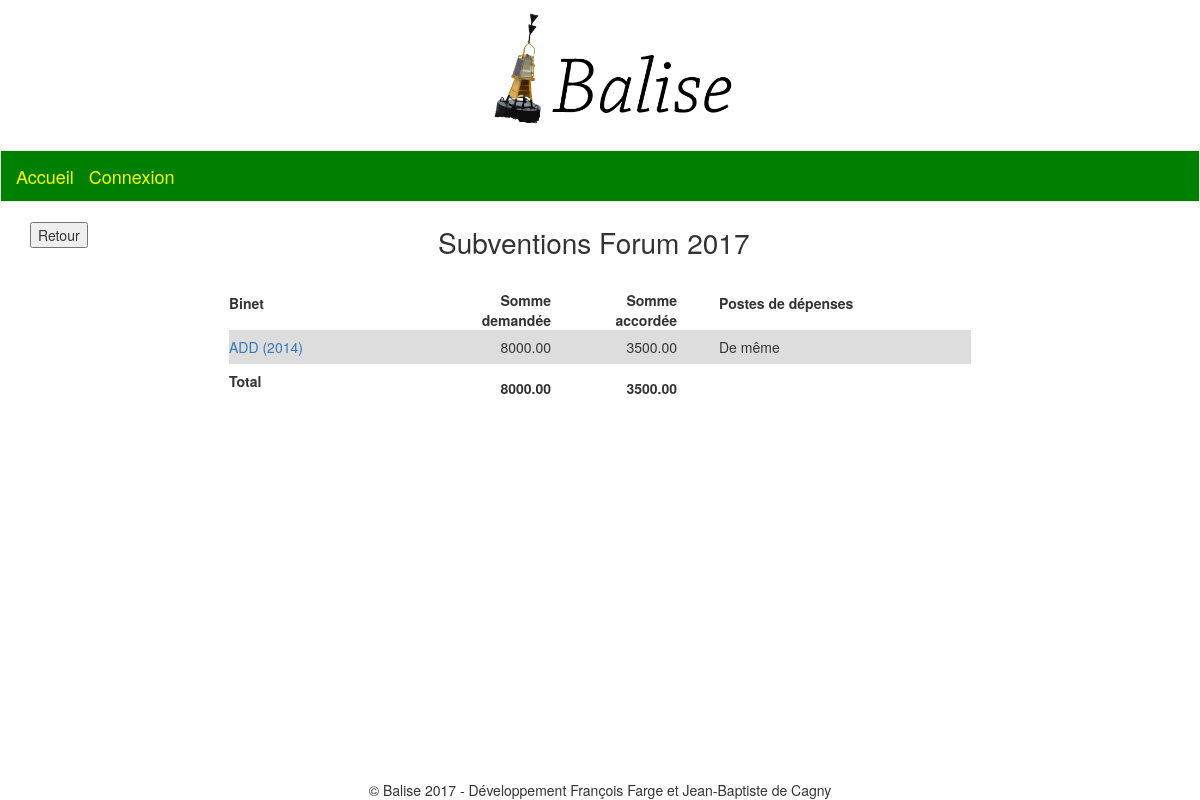
Page /subventions/vague/7 on the committed database.
### subventions/models.py (models this page shows, shortened)
class VagueSubventions(models.Model):
	type_subvention = models.ForeignKey(TypeSubvention)
	annee = models.CharField(max_length=4)
	class Meta:
		unique_together = ('type_subvention', 'annee')
		ordering = ('-annee',)
	def get_totals(self):
		subventions = Subvention.objects.filter(vague=self)
		total_demande, total_accorde = 0,0
		for subvention in subventions:
			total_demande += subvention.demande
			total_accorde += subvention.accorde
		return total_demande, total_accorde

class TypeSubvention(models.Model):
	nom = models.CharField(max_length=30)
	deblocable = models.BooleanField(default=True)
	class Meta:
		unique_together = ('nom',)
	def __str__(self):
		return self.nom

class Subvention(models.Model):
	vague = models.ForeignKey(VagueSubventions)
	mandat = models.ForeignKey('binets.Mandat')
	demande = models.DecimalField(null=True, blank=True,max_digits=9, decimal_places=2)
	accorde = models.DecimalField(null=True, blank=True,max_digits=9, decimal_places=2)
	postes = models.TextField()
	class Meta:
		unique_together = ('vague', 'mandat',)
		ordering = ('-vague', 'mandat',)

### binets/models.py (models this page shows, shortened)
class Mandat(models.Model):
	binet = models.ForeignKey('Binet')
	type_binet = models.ForeignKey('TypeBinet', verbose_name = "Type du binet")
	president = models.ForeignKey(User, related_name = "president")
	tresorier = models.ForeignKey(User, related_name = "tresorier")
	promotion = models.ForeignKey('accounts.Promotion', verbose_name = "Promo")
	description = models.TextField(blank=True, null = True) # facultatif
	remarques_admins = models.TextField(blank=True, null = True) # facultatif
	class Meta:
		unique_together = ('binet','promotion',)
		ordering = ('binet', 'promotion',)
	def __str__(self):
		return str(self.binet)+" ("+str(self.promotion)+")"

class Binet(models.Model):
	nom = models.CharField(max_length=100)
	description = models.TextField(blank=True, null = True) # facultatif
	type_binet = models.ForeignKey('TypeBinet', verbose_name = "Type du binet")
	remarques_admins = models.TextField(blank=True, null = True) # facultatif
	is_active = models.BooleanField(verbose_name = "Actif", default=True)
	current_president = models.ForeignKey(User, verbose_name = "Président", related_name = "current_president")
	current_tresorier = models.ForeignKey(User, verbose_name = "Trésorier", related_name = "current_tresorier")
	current_promotion = models.ForeignKey('accounts.Promotion', verbose_name = "Promo")
	@models.permalink
	def get_history_url(self):
		return ('binet_history', [self.id])
	class Meta:
		ordering = ('current_promotion', 'nom',)
		unique_together = ('nom',)
	def __str__(self):
		return self.nom

### accounts/models.py (models this page shows)
class Promotion(models.Model):
	nom = models.CharField(max_length=4)
	class Meta:
		ordering = ('-nom',)
		unique_together = ('nom',)
	def __str__(self):
		return self.nom

### subventions/views.py (the view)
# urls.py: url(r'^vague/(?P<id_vague>\d+)$', views.view_vague, name='view_vague')
def view_vague(request, id_vague):
	vague = VagueSubventions.objects.get(id=id_vague)
	subventions = Subvention.objects.filter(vague=vague)
	total_demande, total_accorde = vague.get_totals()
	return render(request, 'subventions/view_vague.html', locals())

### subventions/templates/subventions/view_vague.html
{% extends 'base.html' %}
{% block content %}
	<section id="compta-title-and-return">
		<div class="return-button">
			<form action="../">
				<input type="submit" value="Retour" />
			</form>
		</div>
		<div id="compta-title-cropped">
			<div id="page-title">Subventions {{ vague.type_subvention }} {{ vague.annee }}</div>
		</div>
	</section>
	<section id="compta-container">
		<div id="subventions-container">
			<table id="subventions-table">
				<thead>
					<tr>
						<th class="subventions-nom-binet">Binet</th>
						<th class="subventions-montant">Somme demandée</th>
						<th class="subventions-montant">Somme accordée</th>
						<th class='subventions-postes'>Postes de dépenses</th>
					</tr>
				</thead>
				<tbody>
					{% for subvention in subventions %}
					<tr class="subvention-ligne">
						<td class="subventions-nom-binet">
							<a href={{ subvention.mandat.binet.get_history_url }}>{{ subvention.mandat }}</a></td>
						<td class="subventions-montant">{{ subvention.demande }}</td>
						<td class="subventions-montant">{{ subvention.accorde }}</td>
						<td class='subventions-postes'>{{ subvention.postes|linebreaks }}</td>
					</tr>
					{% endfor %}
				</tbody>
				<tfoot>
					<tr>
						<th>Total</th>
						<th class="subventions-montant">{{ total_demande }}</th>
						<th class="subventions-montant">{{ total_accorde }}</th>
					</tr>
				</tfoot>
			</table>
		</div>
	</section>
{% endblock %}

### static/css/style.css (style rules this page uses)
#page-title { font-size: 2em; text-align: center; margin-bottom: 0.5em; width: 100%; }

### static/css/compta.css (style rules this page uses)
#compta-title-and-return { display: flex; }
#compta-title-cropped { margin-right: 5em; min-width: 30em; width: 100% }

### static/css/subventions.css (style rules this page uses)
#subventions-container { margin: auto; }
#subventions-table { margin: auto; }
tr.subvention-ligne:nth-child(odd) { background: #DDD; }
.subventions-nom-binet { min-width: 15em; }
.subventions-postes { padding-left: 2em; min-width: 20em; padding-top: 0.5em; padding-bottom: 0.5em; }
.subventions-postes p { margin: auto; }
td.subventions-montant { min-width: 9em; text-align: right; padding-top: 0.2em; padding-bottom: 0.2em; padding-right: 1em; }
th.subventions-montant { width: 4em; text-align: right; padding-top: 1em; padding-right: 1em; }

### rows in the picture
VagueSubventions: type_subvention "Forum", annee "2017"
Subvention: mandat "ADD (2014)", demande "8000.00", accorde "3500.00", postes "De même"

### other values in the picture
{{ total_demande }} "8000.00"
{{ total_accorde }} "3500.00"
